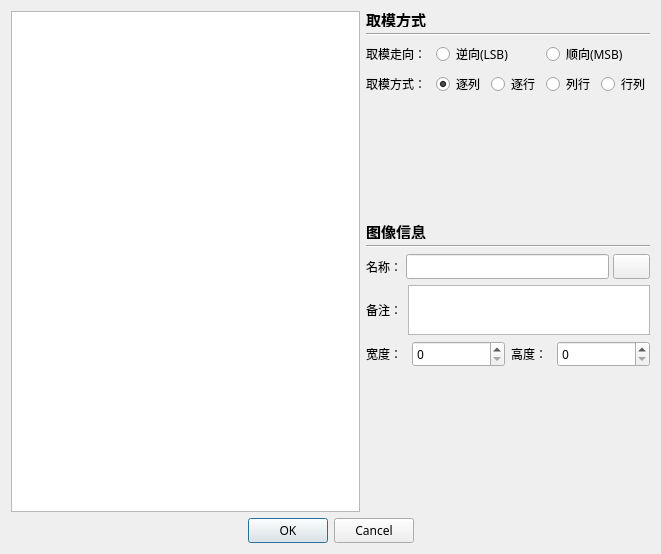
<?xml version="1.0" encoding="UTF-8"?>
<ui version="4.0">
 <class>DialogImportHex</class>
 <widget class="QDialog" name="DialogImportHex">
  <property name="geometry">
   <rect>
    <x>0</x>
    <y>0</y>
    <width>661</width>
    <height>554</height>
   </rect>
  </property>
  <property name="windowTitle">
   <string>导入数据</string>
  </property>
  <layout class="QGridLayout" name="gridLayout" columnstretch="2,1">
   <item row="0" column="0">
    <widget class="QTextEdit" name="textEdit">
     <property name="font">
      <font>
       <family>Consolas</family>
      </font>
     </property>
     <property name="lineWrapMode">
      <enum>QTextEdit::WidgetWidth</enum>
     </property>
     <property name="tabStopDistance">
      <double>40.000000000000000</double>
     </property>
    </widget>
   </item>
   <item row="0" column="1">
    <layout class="QVBoxLayout" name="verticalLayout_2">
     <item>
      <widget class="QLabel" name="label">
       <property name="maximumSize">
        <size>
         <width>16777215</width>
         <height>16</height>
        </size>
       </property>
       <property name="font">
        <font>
         <pointsize>11</pointsize>
         <bold>true</bold>
        </font>
       </property>
       <property name="text">
        <string>取模方式</string>
       </property>
      </widget>
     </item>
     <item>
      <widget class="Line" name="line">
       <property name="orientation">
        <enum>Qt::Horizontal</enum>
       </property>
      </widget>
     </item>
     <item>
      <layout class="QVBoxLayout" name="verticalLayout" stretch="0,0,0">
       <item>
        <layout class="QHBoxLayout" name="horizontalLayout">
         <item>
          <widget class="QLabel" name="label_2">
           <property name="minimumSize">
            <size>
             <width>0</width>
             <height>0</height>
            </size>
           </property>
           <property name="maximumSize">
            <size>
             <width>64</width>
             <height>16777215</height>
            </size>
           </property>
           <property name="text">
            <string>取模走向：</string>
           </property>
          </widget>
         </item>
         <item>
          <widget class="QRadioButton" name="radioButton_LSB">
           <property name="font">
            <font>
             <family>Microsoft YaHei</family>
            </font>
           </property>
           <property name="text">
            <string>逆向(LSB)</string>
           </property>
          </widget>
         </item>
         <item>
          <widget class="QRadioButton" name="radioButton_MSB">
           <property name="font">
            <font>
             <family>Microsoft YaHei</family>
            </font>
           </property>
           <property name="text">
            <string>顺向(MSB)</string>
           </property>
          </widget>
         </item>
        </layout>
       </item>
       <item>
        <layout class="QHBoxLayout" name="horizontalLayout_2">
         <item>
          <widget class="QLabel" name="label_3">
           <property name="minimumSize">
            <size>
             <width>64</width>
             <height>0</height>
            </size>
           </property>
           <property name="text">
            <string>取模方式：</string>
           </property>
          </widget>
         </item>
         <item>
          <widget class="QRadioButton" name="radioButton_ZL">
           <property name="font">
            <font>
             <family>Microsoft YaHei</family>
            </font>
           </property>
           <property name="text">
            <string>逐列</string>
           </property>
           <property name="checked">
            <bool>true</bool>
           </property>
          </widget>
         </item>
         <item>
          <widget class="QRadioButton" name="radioButton_ZH">
           <property name="font">
            <font>
             <family>Microsoft YaHei</family>
            </font>
           </property>
           <property name="text">
            <string>逐行</string>
           </property>
          </widget>
         </item>
         <item>
          <widget class="QRadioButton" name="radioButton_LH">
           <property name="font">
            <font>
             <family>Microsoft YaHei</family>
            </font>
           </property>
           <property name="text">
            <string>列行</string>
           </property>
          </widget>
         </item>
         <item>
          <widget class="QRadioButton" name="radioButton_HL">
           <property name="font">
            <font>
             <family>Microsoft YaHei</family>
            </font>
           </property>
           <property name="text">
            <string>行列</string>
           </property>
          </widget>
         </item>
        </layout>
       </item>
       <item>
        <layout class="QHBoxLayout" name="horizontalLayout_3">
         <item>
          <spacer name="horizontalSpacer">
           <property name="orientation">
            <enum>Qt::Horizontal</enum>
           </property>
           <property name="sizeHint" stdset="0">
            <size>
             <width>40</width>
             <height>20</height>
            </size>
           </property>
          </spacer>
         </item>
         <item>
          <widget class="LatticeShow" name="widget" native="true">
           <property name="minimumSize">
            <size>
             <width>115</width>
             <height>115</height>
            </size>
           </property>
           <property name="maximumSize">
            <size>
             <width>115</width>
             <height>115</height>
            </size>
           </property>
           <property name="cursor">
            <cursorShape>ArrowCursor</cursorShape>
           </property>
          </widget>
         </item>
         <item>
          <spacer name="horizontalSpacer_2">
           <property name="orientation">
            <enum>Qt::Horizontal</enum>
           </property>
           <property name="sizeHint" stdset="0">
            <size>
             <width>40</width>
             <height>20</height>
            </size>
           </property>
          </spacer>
         </item>
        </layout>
       </item>
      </layout>
     </item>
     <item>
      <widget class="QLabel" name="label_4">
       <property name="maximumSize">
        <size>
         <width>16777215</width>
         <height>16</height>
        </size>
       </property>
       <property name="font">
        <font>
         <pointsize>11</pointsize>
         <bold>true</bold>
        </font>
       </property>
       <property name="text">
        <string>图像信息</string>
       </property>
      </widget>
     </item>
     <item>
      <widget class="Line" name="line_2">
       <property name="orientation">
        <enum>Qt::Horizontal</enum>
       </property>
      </widget>
     </item>
     <item>
      <layout class="QHBoxLayout" name="horizontalLayout_5">
       <property name="spacing">
        <number>4</number>
       </property>
       <item>
        <widget class="QLabel" name="label_7">
         <property name="minimumSize">
          <size>
           <width>0</width>
           <height>0</height>
          </size>
         </property>
         <property name="maximumSize">
          <size>
           <width>40</width>
           <height>16777215</height>
          </size>
         </property>
         <property name="font">
          <font>
           <family>Microsoft YaHei</family>
          </font>
         </property>
         <property name="text">
          <string>名称：</string>
         </property>
        </widget>
       </item>
       <item>
        <widget class="QLineEdit" name="lineEditName">
         <property name="font">
          <font>
           <family>Microsoft YaHei</family>
          </font>
         </property>
        </widget>
       </item>
       <item>
        <widget class="QPushButton" name="btnAddBrief">
         <property name="minimumSize">
          <size>
           <width>0</width>
           <height>0</height>
          </size>
         </property>
         <property name="baseSize">
          <size>
           <width>0</width>
           <height>0</height>
          </size>
         </property>
         <property name="font">
          <font>
           <family>Microsoft YaHei</family>
          </font>
         </property>
         <property name="toolTip">
          <string>添加备注</string>
         </property>
         <property name="layoutDirection">
          <enum>Qt::LeftToRight</enum>
         </property>
         <property name="text">
          <string/>
         </property>
         <property name="icon">
          <iconset resource="../Img.qrc">
           <normaloff>:/Image/Others/Brief.svg</normaloff>:/Image/Others/Brief.svg</iconset>
         </property>
         <property name="iconSize">
          <size>
           <width>16</width>
           <height>17</height>
          </size>
         </property>
         <property name="flat">
          <bool>false</bool>
         </property>
        </widget>
       </item>
      </layout>
     </item>
     <item>
      <layout class="QHBoxLayout" name="horizontalLayout_6">
       <item>
        <layout class="QVBoxLayout" name="verticalLayout_3">
         <item>
          <widget class="QLabel" name="label_Brief">
           <property name="maximumSize">
            <size>
             <width>40</width>
             <height>16777215</height>
            </size>
           </property>
           <property name="text">
            <string>备注：</string>
           </property>
          </widget>
         </item>
        </layout>
       </item>
       <item>
        <widget class="QPlainTextEdit" name="plainTextEditBrief">
         <property name="maximumSize">
          <size>
           <width>16777215</width>
           <height>50</height>
          </size>
         </property>
         <property name="font">
          <font>
           <family>Microsoft YaHei</family>
          </font>
         </property>
        </widget>
       </item>
      </layout>
     </item>
     <item>
      <layout class="QHBoxLayout" name="horizontalLayout_4">
       <item>
        <widget class="QLabel" name="label_5">
         <property name="maximumSize">
          <size>
           <width>40</width>
           <height>16777215</height>
          </size>
         </property>
         <property name="text">
          <string>宽度：</string>
         </property>
        </widget>
       </item>
       <item>
        <widget class="QUnitSpinBox" name="spinBoxWidth">
         <property name="font">
          <font>
           <family>Microsoft YaHei</family>
          </font>
         </property>
         <property name="maximum">
          <number>1024</number>
         </property>
        </widget>
       </item>
       <item>
        <widget class="QLabel" name="label_6">
         <property name="minimumSize">
          <size>
           <width>0</width>
           <height>0</height>
          </size>
         </property>
         <property name="maximumSize">
          <size>
           <width>40</width>
           <height>16777215</height>
          </size>
         </property>
         <property name="font">
          <font>
           <family>Microsoft YaHei</family>
          </font>
         </property>
         <property name="text">
          <string>高度：</string>
         </property>
        </widget>
       </item>
       <item>
        <widget class="QUnitSpinBox" name="spinBoxHeight">
         <property name="font">
          <font>
           <family>Microsoft YaHei</family>
          </font>
         </property>
         <property name="maximum">
          <number>1024</number>
         </property>
        </widget>
       </item>
      </layout>
     </item>
     <item>
      <spacer name="verticalSpacer">
       <property name="orientation">
        <enum>Qt::Vertical</enum>
       </property>
       <property name="sizeHint" stdset="0">
        <size>
         <width>20</width>
         <height>40</height>
        </size>
       </property>
      </spacer>
     </item>
     <item>
      <widget class="QLabel" name="labelPreview">
       <property name="minimumSize">
        <size>
         <width>256</width>
         <height>128</height>
        </size>
       </property>
       <property name="text">
        <string/>
       </property>
       <property name="alignment">
        <set>Qt::AlignCenter</set>
       </property>
      </widget>
     </item>
    </layout>
   </item>
   <item row="1" column="0" colspan="2">
    <widget class="QDialogButtonBox" name="buttonBox">
     <property name="font">
      <font>
       <family>Microsoft YaHei</family>
      </font>
     </property>
     <property name="orientation">
      <enum>Qt::Horizontal</enum>
     </property>
     <property name="standardButtons">
      <set>QDialogButtonBox::Cancel|QDialogButtonBox::Ok</set>
     </property>
     <property name="centerButtons">
      <bool>true</bool>
     </property>
    </widget>
   </item>
  </layout>
 </widget>
 <customwidgets>
  <customwidget>
   <class>QUnitSpinBox</class>
   <extends>QSpinBox</extends>
   <header location="global">custom/qunitspinbox.h</header>
  </customwidget>
  <customwidget>
   <class>LatticeShow</class>
   <extends>QWidget</extends>
   <header location="global">custom/latticeshow.h</header>
   <container>1</container>
  </customwidget>
 </customwidgets>
 <resources>
  <include location="../Img.qrc"/>
 </resources>
 <connections>
  <connection>
   <sender>buttonBox</sender>
   <signal>accepted()</signal>
   <receiver>DialogImportHex</receiver>
   <slot>accept()</slot>
   <hints>
    <hint type="sourcelabel">
     <x>248</x>
     <y>254</y>
    </hint>
    <hint type="destinationlabel">
     <x>157</x>
     <y>274</y>
    </hint>
   </hints>
  </connection>
  <connection>
   <sender>buttonBox</sender>
   <signal>rejected()</signal>
   <receiver>DialogImportHex</receiver>
   <slot>reject()</slot>
   <hints>
    <hint type="sourcelabel">
     <x>316</x>
     <y>260</y>
    </hint>
    <hint type="destinationlabel">
     <x>286</x>
     <y>274</y>
    </hint>
   </hints>
  </connection>
 </connections>
</ui>
